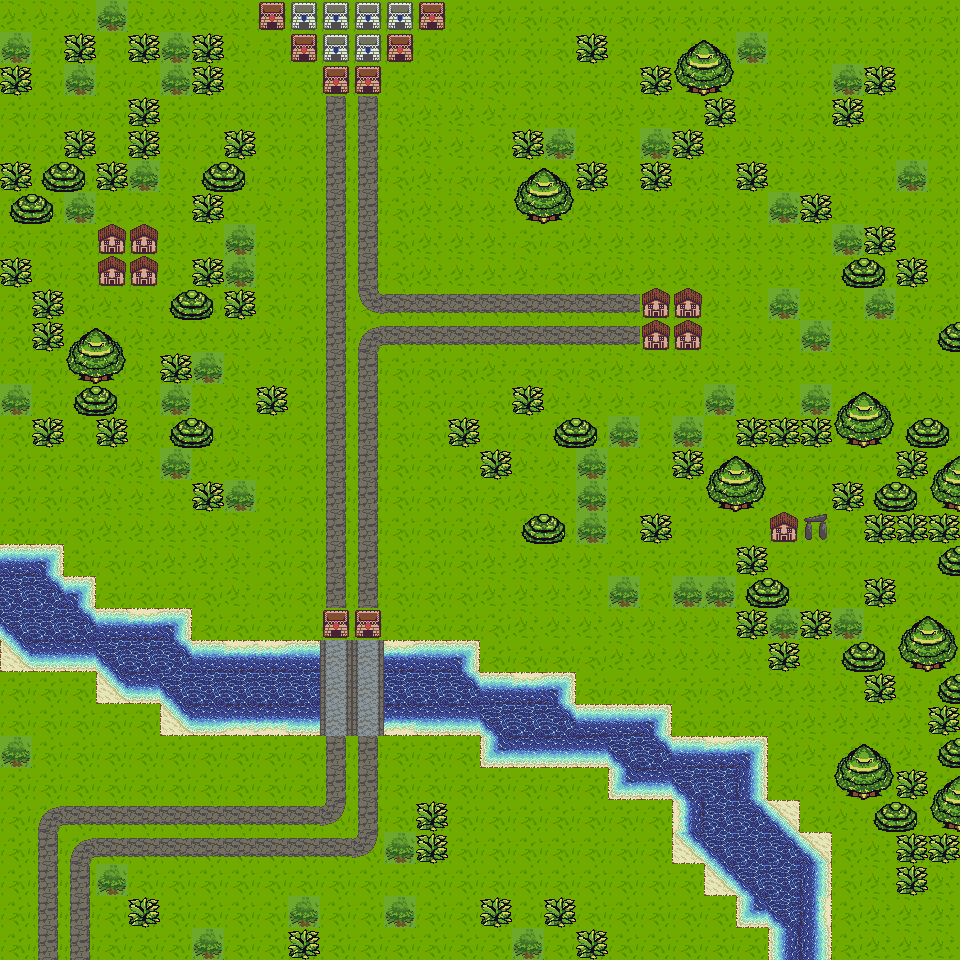

Rendered tile map (Tiled .tmx) drawn with the repository's tilesets; below, a short description and the map source with its tile grids summarised:
An orthogonal 30x30 tile map with 32x32 px tiles, 1 tile layer (Tile Layer 1), 1 hidden layer not drawn, 2 tilesets.

<map version="1.0" orientation="orthogonal" width="30" height="30" tilewidth="32" tileheight="32">
 <tileset firstgid="1" source="tilesheet3B.tsx" />
 <tileset firstgid="57" source="Coast, CornerB.tsx" />
 <layer name="Tile Layer 1" width="30" height="30">
  <data>[900 cells, 900 non-empty, 27 distinct tile ids]</data>
 </layer>
 <layer name="block" width="30" height="30" visible="0">
  <data>[900 cells, 150 non-empty, 1 distinct tile ids]</data>
 </layer>
</map>